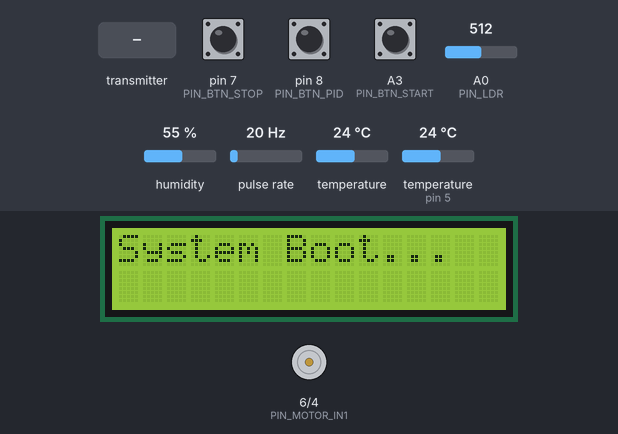
The sketch below on a simulated Arduino Uno, built with avr-gcc and run on an emulated ATmega328P. On the bench: 16×2 character LCD, motor-driver pin pairs drawn as motors (green arrow = first pin HIGH = forward, orange = second pin HIGH = backward, longer = more drive, scaled by the enable pin). Wiring (inferred from the names in the program): pulse sensor: data pin 2; LM75 temperature sensor at I2C address 0x48. The inputs (shaded band) are chosen by the test bench; at power-on: pin 7 (PIN_BTN_STOP) HIGH, pin 8 (PIN_BTN_PID) HIGH, A0 (PIN_LDR) = 512, A3 (PIN_BTN_START) HIGH, humidity 55 %, pulse rate 20 Hz, temperature 24 °C, temperature (sensor on pin 5) 24 °C. No radio packets arrive unless stated; what the sketch prints to the serial monitor is not drawn.

Above: at 0.1 s.
2.3 s: the transmitter starts sending motorStop = 0
At 5.1 s:
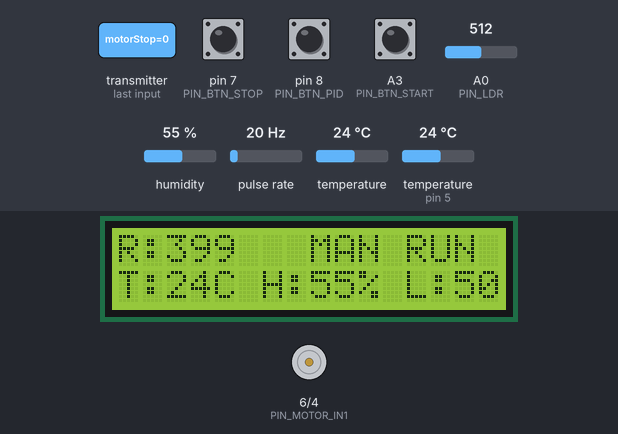
5.3 s: pin 7 (PIN_BTN_STOP) pulled LOW for 1 s
At 6.1 s:
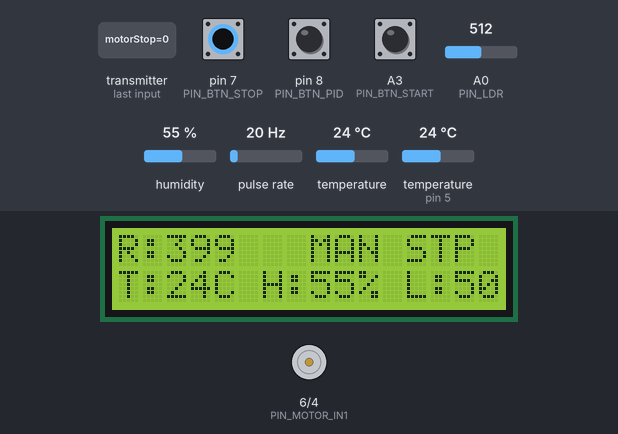
8.3 s: pin 8 (PIN_BTN_PID) pulled LOW for 0.15 s
At 10.1 s:
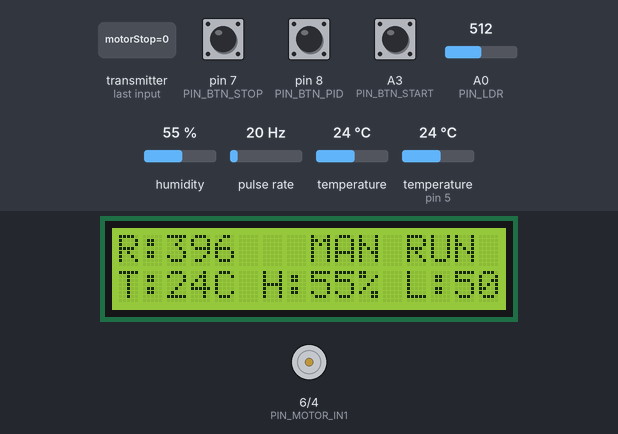
10.3 s: pin 7 (PIN_BTN_STOP) pulled LOW for 0.15 s
At 10.63 s:
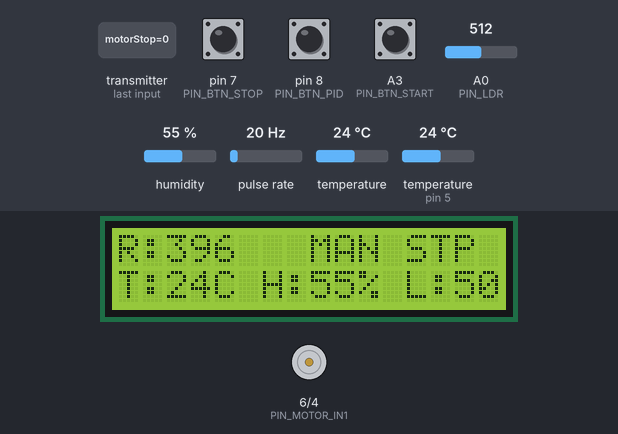
Timing chart, 0 to 13.3 s (numbered marks = the images above; inputs shaded):
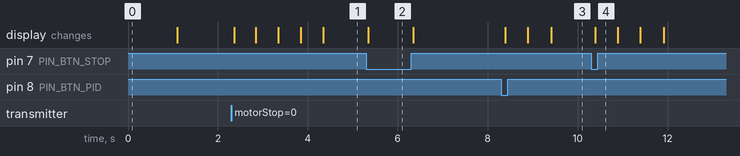

The sketch:

Lab9_Ver3_ConnectionStatusCheck.ino
```cpp
#include <SPI.h>
#include <nRF24L01.h>
#include <RF24.h>
#include <Wire.h>
#include <LiquidCrystal_I2C.h>
#include <DHT.h>

// ---------- PIN MAPPING ----------
#define PIN_RPM_INT     2
#define PIN_MOTOR_PWM   3
#define PIN_MOTOR_IN2   4
#define PIN_DHT         5
#define PIN_MOTOR_IN1   6
#define PIN_BTN_STOP    7
#define PIN_BTN_PID     8
#define PIN_RF_CE       9
#define PIN_RF_CSN      10
#define PIN_LDR         A0
#define PIN_BTN_START   A3

// ---------- CONFIG ----------
#define TC74_ADDR       0x48
#define LCD_ADDR        0x27
#define DHT_TYPE        DHT11

// ---------- STRUCTS (MATCHES PARTNER TX EXACTLY) ----------
struct ControlPacket {
  bool motorStop;
  char command;        // 'F', 'R', or 'S'
  uint8_t setpoint;    // 0 to 100 percent
  bool pidEnable;
  uint16_t seq;        // packet sequence number
};

struct TelemetryPacket {
  uint16_t rpm;
  float tempC;
  float humidity;
  uint16_t light;
  bool pidMode;
  uint8_t motorPWM;
  char status[12];
};

// ---------- GLOBALS ----------
RF24 radio(PIN_RF_CE, PIN_RF_CSN);
LiquidCrystal_I2C lcd(LCD_ADDR, 16, 2);
DHT dht(PIN_DHT, DHT_TYPE);

const byte pipeCMD[6] = "L9CMD";
const byte pipeTLM[6] = "L9TLM";

ControlPacket incoming;
TelemetryPacket tlmOut;

// Master State Structure
struct InternalState {
  int setpoint;
  bool motorStop;
  bool reverse;
  bool pidEnabled;
} sys = {0, true, false, false};

// Connection Timeout Variables
unsigned long lastPacketMs = 0;
const unsigned long RX_TIMEOUT_MS = 2000; // 2 seconds without data = disconnected
bool isConnected = false;

// PID & Math Variables
volatile unsigned long pulseCount = 0;
const unsigned long Ts_ms = 50;
const float Ts = Ts_ms / 1000.0f;

// PID Tuning Parameters
float Kp = 0.1f, Ki = 0.1f, Kd = 0.00f;
float Iacc = 0, rpm_filtered = 0, rpm_prev_filtered = 0;
float alpha = 0.80f;
int current_u = 0;

unsigned long lastControlMs = 0;
unsigned long lastDisplayMs = 0;

void countPulse() {
  pulseCount++;
}

void setup() {
  Serial.begin(115200);
  Wire.begin();

  lcd.init();
  lcd.backlight();
  lcd.setCursor(0,0);
  lcd.print("System Boot...");

  dht.begin();

  pinMode(PIN_MOTOR_PWM, OUTPUT);
  pinMode(PIN_MOTOR_IN1, OUTPUT);
  pinMode(PIN_MOTOR_IN2, OUTPUT);

  // Physical Override Buttons
  pinMode(PIN_BTN_START, INPUT_PULLUP);
  pinMode(PIN_BTN_STOP, INPUT_PULLUP);
  pinMode(PIN_BTN_PID, INPUT_PULLUP);

  // High-Speed Interrupt
  pinMode(PIN_RPM_INT, INPUT_PULLUP);
  attachInterrupt(digitalPinToInterrupt(PIN_RPM_INT), countPulse, FALLING);

  // Radio Setup
  if (!radio.begin()) {
    Serial.println("Radio Hardware Not Responding!");
  }
  radio.setDataRate(RF24_1MBPS);
  radio.setChannel(108); // CRITICAL: Matches Partner TX
  radio.setPALevel(RF24_PA_LOW);
  radio.openReadingPipe(1, pipeCMD);
  radio.openWritingPipe(pipeTLM);
  radio.startListening();

  delay(1000);
  lcd.clear();
}

void loop() {
  unsigned long now = millis();

  // ==========================================
  // 1. WIRELESS RECEIVE (Binary Struct Parsing)
  // ==========================================
  if (radio.available()) {
    radio.read(&incoming, sizeof(incoming));

    lastPacketMs = now;
    isConnected = true;

    // Map incoming struct to local system state
    sys.motorStop = incoming.motorStop;
    sys.reverse = (incoming.command == 'R');
    sys.pidEnabled = incoming.pidEnable;

    // Map 0-100% slider from LabVIEW to units based on mode
    if (sys.pidEnabled) {
      sys.setpoint = map(incoming.setpoint, 0, 100, 0, 25000); // Target RPM
    } else {
      sys.setpoint = map(incoming.setpoint, 0, 100, 0, 255);   // Target PWM
    }
  }

  // ==========================================
  // 2. CONNECTION TIMEOUT LOGIC
  // ==========================================
  if (now - lastPacketMs > RX_TIMEOUT_MS) {
    isConnected = false;
  }

  // ==========================================
  // 3. WAITING STATE (Blocks regular execution)
  // ==========================================
  if (!isConnected) {
    // Failsafe: Cut motor power if radio dies
    analogWrite(PIN_MOTOR_PWM, 0);
    Iacc = 0;
    current_u = 0;

    if (now - lastDisplayMs >= 5000) {
      lastDisplayMs = now;
      lcd.setCursor(0, 0);
      lcd.print("Status: WAITING ");
      lcd.setCursor(0, 1);
      lcd.print("Connect to TX...");
    }
    return; // Exit loop until connected
  }

  // ==========================================
  // 4. PHYSICAL BUTTON OVERRIDES
  // ==========================================
  if (digitalRead(PIN_BTN_START) == LOW) sys.motorStop = false;
  if (digitalRead(PIN_BTN_STOP) == LOW)  sys.motorStop = true;

  static bool lastPidBtn = HIGH;
  bool pidBtn = digitalRead(PIN_BTN_PID);
  if (pidBtn == LOW && lastPidBtn == HIGH) {
    sys.pidEnabled = !sys.pidEnabled;
    delay(50); // Debounce
  }
  lastPidBtn = pidBtn;

  // ==========================================
  // 5. PID CONTROL LOOP (50ms)
  // ==========================================
  if (now - lastControlMs >= Ts_ms) {
    lastControlMs += Ts_ms;

    // Atomic pulse capture
    noInterrupts();
    float currentPulses = pulseCount;
    pulseCount = 0;
    interrupts();

    // N=3 Custom Encoder Math
    float rpm_measured = (currentPulses / Ts) * 60.0f / 3.0f;
    rpm_filtered = (alpha * rpm_filtered) + ((1.0f - alpha) * rpm_measured);

    float error_rpm = 0; // Moved here so the plotter can always see it

    if (sys.motorStop) {
      analogWrite(PIN_MOTOR_PWM, 0);
      Iacc = 0;
      current_u = 0;
    } else {
      digitalWrite(PIN_MOTOR_IN1, !sys.reverse);
      digitalWrite(PIN_MOTOR_IN2, sys.reverse);

      if (sys.pidEnabled) {
        error_rpm = (float)sys.setpoint - rpm_filtered;
        float P = Kp * error_rpm;
        float D = -Kd * (rpm_filtered - rpm_prev_filtered) / Ts;
        float I_candidate = Iacc + (Ki * Ts * error_rpm);

        // Anti-Windup Logic
        if (P + I_candidate + D >= 0 && P + I_candidate + D <= 255) {
          Iacc = I_candidate;
        }
        current_u = constrain((int)(P + Iacc + D), 0, 255);
      } else {
        current_u = constrain(sys.setpoint, 0, 255);
      }
      analogWrite(PIN_MOTOR_PWM, current_u);
    }

    rpm_prev_filtered = rpm_filtered;

    // ---------- SERIAL PLOTTER OUTPUT ----------
    Serial.print("Setpoint:");
    Serial.print(sys.setpoint);
    Serial.print(",");
    Serial.print("Current_RPM:");
    Serial.print(rpm_filtered);
    Serial.print(",");
    Serial.print("Error_RPM:");
    Serial.println(error_rpm);
  }

  // ==========================================
  // 6. TELEMETRY & DISPLAY (500ms)
  // ==========================================
  if (now - lastDisplayMs >= 500) {
    lastDisplayMs = now;

    // Sensor Acquisitions
    int8_t temp = -127;
    Wire.beginTransmission(TC74_ADDR);
    Wire.write(0x00);
    if (Wire.endTransmission() == 0) {
      Wire.requestFrom(TC74_ADDR, (byte)1);
      if (Wire.available()) temp = (int8_t)Wire.read();
    }
    int humid = (int)dht.readHumidity();
    int light = map(analogRead(PIN_LDR), 0, 1023, 0, 100);

    // OPTIMIZED LCD UPDATE
    lcd.setCursor(0, 0);
    lcd.print("R:");
    lcd.print((int)rpm_filtered);
    lcd.print("    ");

    lcd.setCursor(8, 0);
    lcd.print(sys.pidEnabled ? "PID " : "MAN ");
    lcd.print(sys.motorStop ? "STP" : "RUN");

    lcd.setCursor(0, 1);
    lcd.print("T:");
    if (temp == -127) lcd.print("--"); else lcd.print(temp);
    lcd.print("C ");

    lcd.print("H:");
    if (isnan(humid)) lcd.print("--"); else lcd.print(humid);
    lcd.print("% ");

    lcd.print("L:"); lcd.print(light);
    lcd.print("  ");

    // POPULATE TELEMETRY STRUCT
    tlmOut.rpm = (uint16_t)rpm_filtered;
    tlmOut.tempC = (float)temp;
    tlmOut.humidity = isnan(humid) ? 0.0f : (float)humid;
    tlmOut.light = (uint16_t)light;
    tlmOut.pidMode = sys.pidEnabled;
    tlmOut.motorPWM = (uint8_t)current_u;

    if (sys.motorStop) {
      strcpy(tlmOut.status, "STOP");
    } else {
      strcpy(tlmOut.status, "RUN");
    }

    // Wireless Transmit back to TX
    radio.stopListening();
    radio.write(&tlmOut, sizeof(tlmOut));
    radio.startListening();
  }
}
```

Measured:
- after the input at 2.3 s, the display: first changes after 0.06 s (image 1 shows a later state)
- after the input at 5.3 s, the display: changes at once (image 2)
- after the input at 8.3 s, the display: first changes after 0.09 s (image 3 shows a later state)
- after the input at 10.3 s, the display: changes after 0.09 s (image 4)
